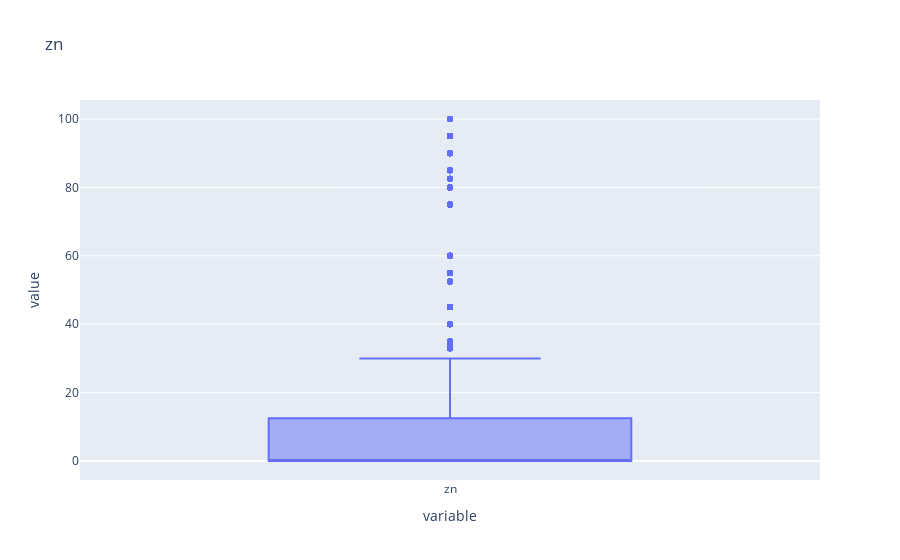

Notebook code cell kept with this figure:
### Markdown cell above
### Analisis variable ZN

### Code cell
zn = train['zn'].dropna().astype('float64')
px.box(zn,title = "zn")

### Figure 1 — Plotly figure (JSON) as saved in the notebook; plotly's stock layout.template omitted (floating-point values rounded to 4 significant figures; data arrays with more than 128 entries replaced by an {"elided": "..."} marker saying what was removed)
{"data": [{"alignmentgroup": "True", "hovertemplate": "variable=%{x}<br>value=%{y}<extra></extra>", "legendgroup": "", "marker": {"color": "#636efa"}, "name": "", "notched": false, "offsetgroup": "", "orientation": "v", "showlegend": false, "type": "box", "x": {"elided": "3167 str values"}, "x0": " ", "xaxis": "x", "y": {"elided": "3167 float values"}, "y0": " ", "yaxis": "y"}], "layout": {"boxmode": "group", "legend": {"tracegroupgap": 0}, "title": {"text": "zn"}, "xaxis": {"anchor": "y", "domain": [0, 1], "title": {"text": "variable"}}, "yaxis": {"anchor": "x", "domain": [0, 1], "title": {"text": "value"}}}}
